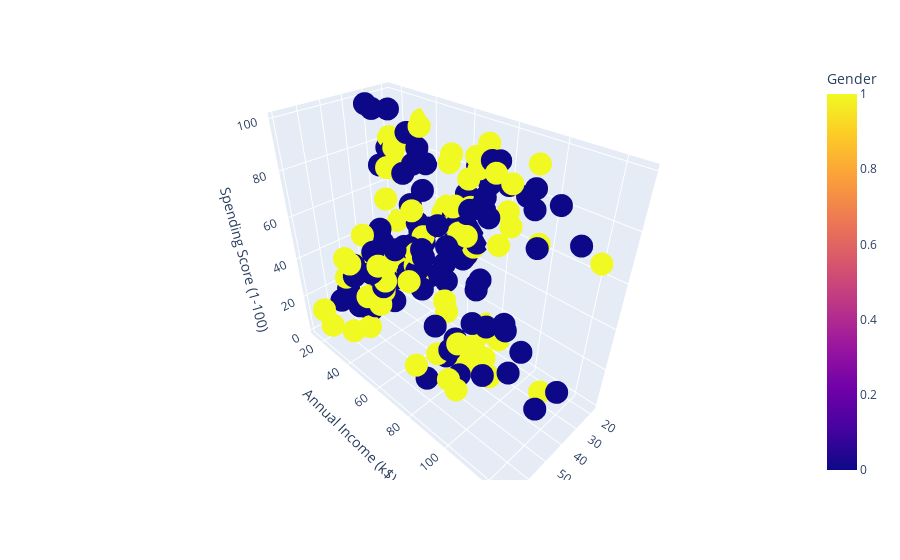

Write notebook code for a chart like this one.
### Code cell
import plotly.express as px

fig = px.scatter_3d(data_clustering_filtered, x='Age', y='Annual Income (k$)', z='Spending Score (1-100)', color='Gender')
fig.show()

### Figure 1 — Plotly figure (JSON) as saved in the notebook; plotly's stock layout.template omitted (floating-point values rounded to 4 significant figures; data arrays with more than 128 entries replaced by an {"elided": "..."} marker saying what was removed)
{"data": [{"hovertemplate": "Age=%{x}<br>Annual Income (k$)=%{y}<br>Spending Score (1-100)=%{z}<br>Gender=%{marker.color}<extra></extra>", "legendgroup": "", "marker": {"color": {"elided": "198 int values"}, "coloraxis": "coloraxis", "symbol": "circle"}, "mode": "markers", "name": "", "scene": "scene", "showlegend": false, "type": "scatter3d", "x": {"elided": "198 int values"}, "y": {"elided": "198 int values"}, "z": {"elided": "198 int values"}}], "layout": {"coloraxis": {"colorbar": {"title": {"text": "Gender"}}, "colorscale": [[0, "#0d0887"], [0.1111, "#46039f"], [0.2222, "#7201a8"], [0.3333, "#9c179e"], [0.4444, "#bd3786"], [0.5556, "#d8576b"], [0.6667, "#ed7953"], [0.7778, "#fb9f3a"], [0.8889, "#fdca26"], [1, "#f0f921"]]}, "legend": {"tracegroupgap": 0}, "margin": {"t": 60}, "scene": {"domain": {"x": [0, 1], "y": [0, 1]}, "xaxis": {"title": {"text": "Age"}}, "yaxis": {"title": {"text": "Annual Income (k$)"}}, "zaxis": {"title": {"text": "Spending Score (1-100)"}}}}}
